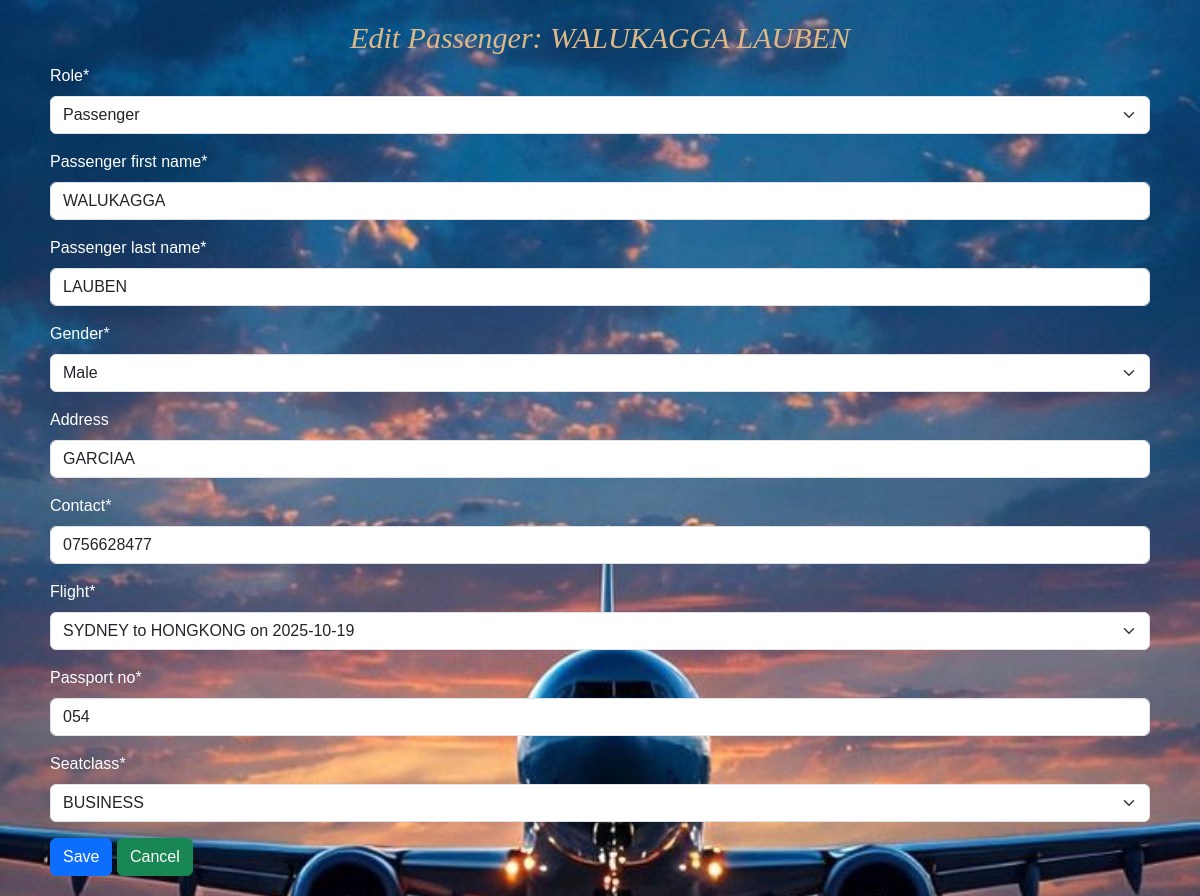
The app's page /edit_passenger/5/ with its own data.
### Airline/models.py (models this page shows, shortened)
class Passenger(models.Model):
    GENDER_OPTION=[
        ("F","Female"),
        ("M","Male")
    ]
    ROLES = [
        ("ADMIN","Admin"),
        ("PASSENGER","Passenger")
    ]
    role = models.CharField(max_length=10,choices=ROLES,default="ADMIN")
    passenger_first_name = models.CharField(max_length=100)
    passenger_last_name = models.CharField(max_length=100)
    gender = models.CharField(max_length=8,choices=GENDER_OPTION)
    address = models.CharField(max_length=100,null=True,blank=True,default="N/A")
    contact = models.CharField(max_length=10,validators=[RegexValidator(regex=r'^\d{10}$', message='Enter a valid 10-digit phone number')])
    flight = models.ForeignKey(Flight,on_delete=models.CASCADE)
    passport_no = models.CharField(max_length=100)
    seatclass = models.ForeignKey(SeatClass,on_delete=models.CASCADE)#,choices=SEAT_CLASS_OPTION)

### Airline/views.py (the view)
# urls.py: path('edit_passenger/<int:passenger_id>/',edit_passenger,name ='edit_passenger_page'),
def edit_passenger(request,passenger_id):
    passenger = Passenger.objects.get(id=passenger_id)
    if request.method == 'POST':
        passenger_form = PassengerForm(request.POST, instance=passenger)
        if passenger_form.is_valid():
            passenger_form.save()
            return redirect('passenger_page')
    else:
        passenger_form = PassengerForm(instance=passenger)
    passengers = Passenger.objects.all()
    context = {
        'form': passenger_form,
        'passengers': passengers,
        'passenger': passenger,
    }
    return render(request, 'edit_passenger.html', context)

### Airline/forms.py
class PassengerForm(ModelForm):
    class Meta:
        model = Passenger
        fields = '__all__'

### Airline/models.py (called while the page is built)
    def __str__(self):
        return self.airport_name

    def __str__(self):
        return f"{self.departure_airport} to {self.arrival_airport} on {self.flight_date}"

    def __str__(self):
        return self.seat_type

### Airline/templates/edit_passenger.html (shortened to what this page needs)
{% load static %}
{% load crispy_forms_tags %}
<!DOCTYPE html>
<html lang="en">
<head>
    <link rel="stylesheet" href="{% static 'css/bootstrap.min.css' %}">
    <link rel="stylesheet" href="{% static 'style.css' %}">
</head>
<body>
    <div class="container" style="padding:20px;">
        <h2>Edit Passenger: {{ passenger.passenger_first_name }} {{ passenger.passenger_last_name }}</h2>
        <form method="POST">
            {{ form|crispy }}
            <input type="submit" class="btn btn-primary" value="Save">
            <a href="{% url 'passenger_page' %}" class="btn btn-success">Cancel</a>
        </form>
    </div>
</body>
</html>

### style.css (style rules this page uses)
h2 { font-family: 'Times New Roman', Times, serif; text-align: center; font-size: 30px; font-style: italic; color: burlywood; }
body { margin: 0; padding: 0; font-family: Arial, sans-serif; background-color: #003366; color: white; background-image: url(img/cf5098b8-870e-422c-a771-81f4fcf9d7ea.jpeg); background-size: cover; background-repeat: no-repeat; }

### records on screen
Passenger: passenger_first_name "WALUKAGGA", passenger_last_name "LAUBEN", role "Passenger", gender "Male", address "GARCIAA", contact "0756628477", flight "SYDNEY to HONGKONG on 2025-10-19", passport_no "054", seatclass "BUSINESS"
